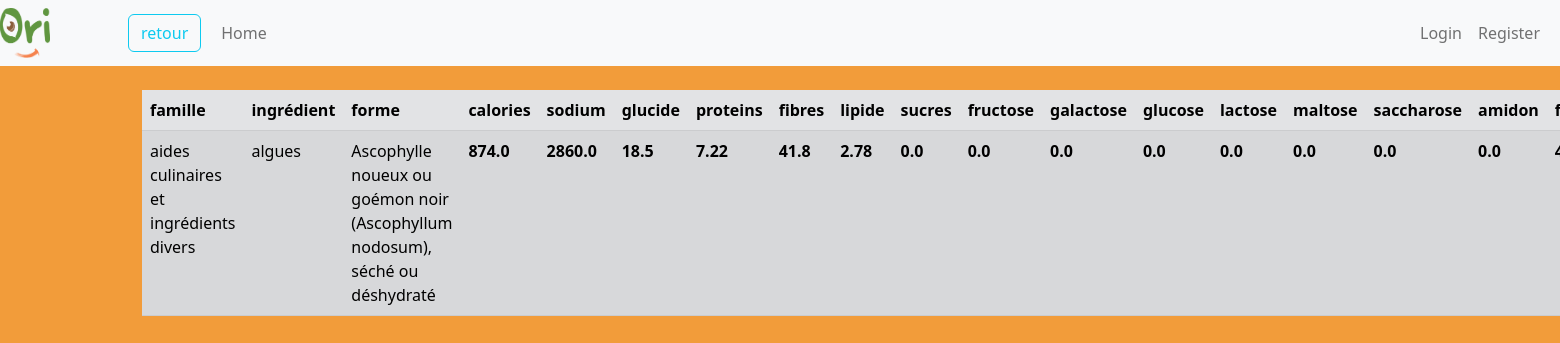
Page /ingredients/3117 on the earlier database version.
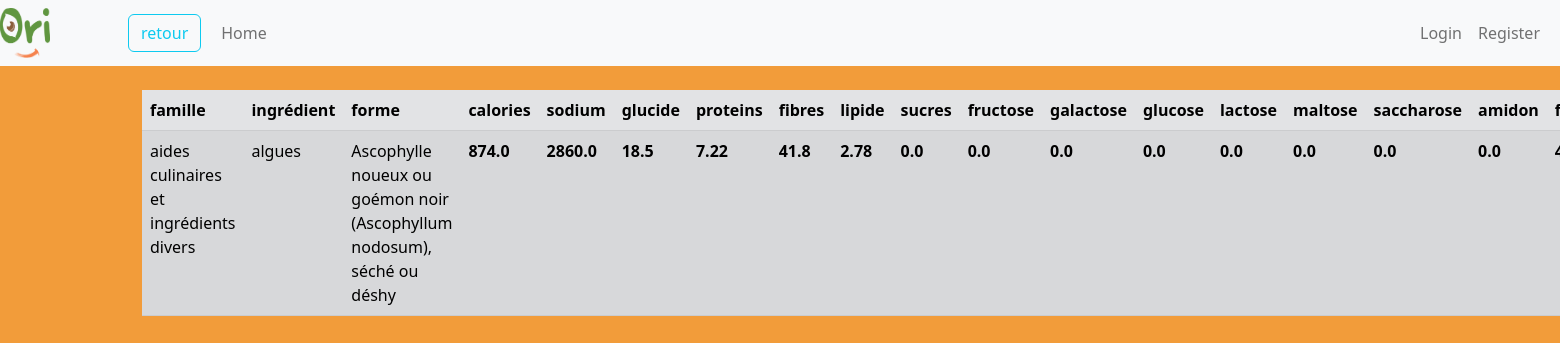
Same page on the later database version.
### recipe/models.py (models this page shows, shortened)
class Ingredient(models.Model):
    famille = models.ForeignKey(Famille, on_delete=models.CASCADE, related_name="famille_ingredient", null=True)
    forme = models.ForeignKey(Forme, on_delete=models.CASCADE, related_name="forme_ingredient", null=True, verbose_name='ingrédient')
    name = models.CharField(max_length=500, verbose_name='forme')
    energie_kJ = models.FloatField(null= True)
    energie_kcal = models.FloatField(null= True)
    sodium = models.FloatField(null= True)
    glucide = models.FloatField(null= True)
    proteins = models.FloatField(null= True)
    fibres = models.FloatField(null= True)
    eau = models.FloatField(null= True)
    lipide = models.FloatField(null= True)
    sucres = models.FloatField(null= True)
    fructose = models.FloatField(null= True)
    galactose = models.FloatField(null= True)
    glucose = models.FloatField(null= True)
    lactose = models.FloatField(null= True)
    maltose = models.FloatField(null= True)
    saccharose = models.FloatField(null= True)
    amidon = models.FloatField(null= True)
    fibresALimentraires = models.FloatField(null= True)
    polyols = models.FloatField(null= True)
    cendres = models.FloatField(null= True)
    alcool = models.FloatField(null= True)
    acidesOrganiques = models.FloatField(null= True)
    AGsatures = models.FloatField(null= True)
    AGmonoinsature = models.FloatField(null= True)
    AGpolyinsature = models.FloatField(null= True)
    AGbutyrique = models.FloatField(null= True)
    AGcaproique = models.FloatField(null= True)
    AGcaprylique = models.FloatField(null= True)
    AGcaprique = models.FloatField(null= True)
    AGlaurique = models.FloatField(null= True)
    AGmyristique = models.FloatField(null= True)
    AGpalmitique = models.FloatField(null= True)
    AGbstearique = models.FloatField(null= True)
    AGoleique = models.FloatField(null= True)
    AGlinoleique = models.FloatField(null= True)
    AGalphalinolenique = models.FloatField(null= True)
    AGarachidonique = models.FloatField(null= True)
    AGepa = models.FloatField(null= True)
    AGdha = models.FloatField(null = True)
    cholesterol = models.FloatField(null= True)
    selchlorure = models.FloatField(null= True)
    calcium = models.FloatField(null= True)
    chlorure = models.FloatField(null= True)
    cuivre = models.FloatField(null= True)
    fer = models.FloatField(null= True)
    iode = models.FloatField(null= True)
    magnesium = models.FloatField(null= True)
    manganese = models.FloatField(null= True)
    phosphore = models.FloatField(null= True)
    potassium = models.FloatField(null= True)
    selenium = models.FloatField(null= True)
    zinc = models.FloatField(null= True)
    retinol = models.FloatField(null= True)
    betaCarotene = models.FloatField(null= True)
    vitamineD = models.FloatField(null= True)
    vitamineE = models.FloatField(null= True)
    VitamineK1 = models.FloatField(null= True)
    vitamineK2 = models.FloatField(null= True)
    vitamineB1 = models.FloatField(null= True)
    vitamineB2 = models.FloatField(null= True)
    VitamineB3 = models.FloatField(null= True)
    vitamineB5 = models.FloatField(null= True)
    vitamineB6 = models.FloatField(null= True)
    vitamineB9 = models.FloatField(null= True)
    VitamineB12 = models.FloatField(null= True)

class Famille(models.Model):
    name = models.CharField(max_length=1000)
    def __str__(self):
        return self.name

class Forme(models.Model):
    name = models.CharField(max_length=500)
    famille = models.ForeignKey(Famille, on_delete=models.CASCADE, related_name="forme_famille", null=True)
    def __str__(self):
        return self.name

### recipe/views.py (the view)
# urls.py: path('ingredients/<int:pk>', views.IngredientDetailView.as_view(), name="ingredients-detail"),
class IngredientDetailView(DetailView):
    model = models.Ingredient
    template_name = 'ingredients/ingredient_detail.html'

### recipe/templates/ingredients/ingredient_detail.html (shortened to what this page needs)
{% extends 'recipe/base.html' %}
{%block back%}
{%url "ingredients-recipe" %}
{%endblock back%}
    {% block content %}
<div class="table-responsive-sm">
    <table class="table table-striped table-secondary">
        <thead>
            <tr>
                <th scope="col"> famille </th>
                <th scope="col"> ingrédient </th>
                <th scope="col"> forme </th>
                <th scope="col"> calories </th>
                <th scope="col"> sodium </th>
                <th scope="col"> glucide </th>
                <th scope="col"> proteins </th>
                <th scope="col"> fibres </th>
                <th scope="col"> lipide </th>
                <th scope="col"> sucres </th>
                <th scope="col"> fructose </th>
                <th scope="col"> galactose </th>
                <th scope="col"> glucose </th>
                <th scope="col"> lactose </th>
                <th scope="col"> maltose </th>
                <th scope="col"> saccharose </th>
                <th scope="col"> amidon </th>
                <th scope="col"> fibresALimentraires </th>
            </tr>
        </thead>
        <tbody>
            <tr>
                <td> {{ingredient.famille}} </td>
                <td> {{ingredient.forme}} </th>
                <td> {{ingredient.name}} </td>
                <th scope="col"> {{ingredient.energie_kJ}} </th>
                <th scope="col"> {{ingredient.sodium}} </th>
                <th scope="col"> {{ingredient.glucide}} </th>
                <th scope="col"> {{ingredient.proteins}} </th>
                <th scope="col"> {{ingredient.fibres}} </th>
                <th scope="col"> {{ingredient.lipide}} </th>
                <th scope="col"> {{ingredient.sucres}} </th>
                <th scope="col"> {{ingredient.fructose}} </th>
                <th scope="col"> {{ingredient.galactose}} </th>
                <th scope="col"> {{ingredient.glucose}} </th>
                <th scope="col"> {{ingredient.lactose}} </th>
                <th scope="col"> {{ingredient.maltose}} </th>
                <th scope="col"> {{ingredient.saccharose}} </th>
                <th scope="col"> {{ingredient.amidon}} </th>
                <th scope="col"> {{ingredient.fibresALimentraires}} </th>
            </tr>
        </tbody>
    </table>
    {% endblock content%}

Differences in the rows shown:
changed Ingredient "aides culinaires et ingrédients divers": name "Ascophylle noueux ou goémon noir (Ascophyllum nodosum), séché ou déshydraté" → "Ascophylle noueux ou goémon noir (Ascophyllum nodosum), séché ou déshy"
